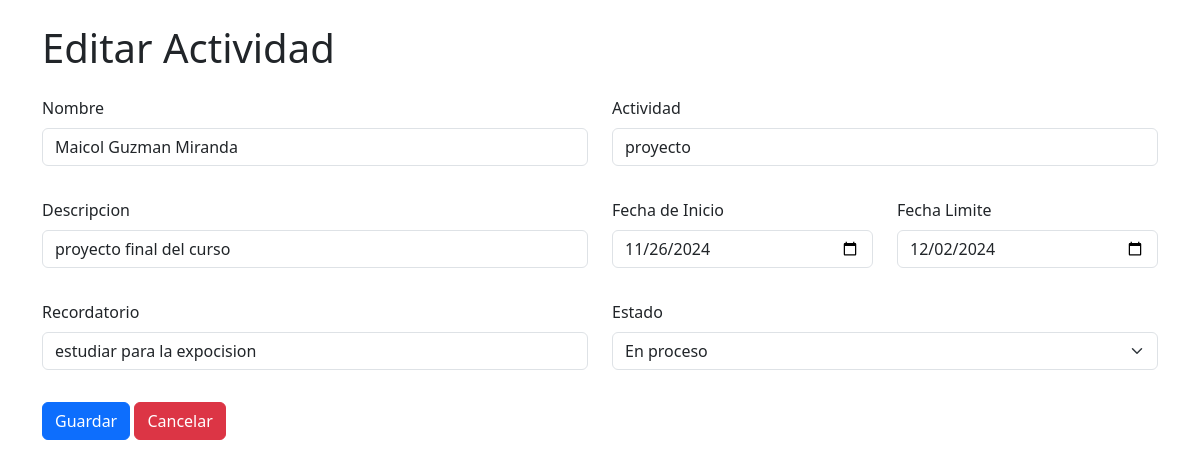
Page /operaciones/editar.php?id=5 (signed in) on the committed database.
### tables this page shows
CREATE TABLE `agenda` (
  `id` int(11) NOT NULL,
  `nombre` varchar(255) NOT NULL,
  `actividad` varchar(255) NOT NULL,
  `descripcion` varchar(255) NOT NULL,
  `fecha_inicio` date NOT NULL,
  `fecha_limite` date NOT NULL,
  `recordatorio` varchar(255) NOT NULL,
  `estado` varchar(255) NOT NULL,
  `usuario_id` int(11) NOT NULL
);

### operaciones/editar.php (the view, shortened to what this page needs)
<?php
require_once '../conexion/conexion.php';
if (isset($_GET['id']) && is_numeric($_GET['id'])) {
    $id = $_GET['id'];
    $sql = "SELECT * FROM `agenda` WHERE id = ?";
    $stmt = mysqli_prepare($conexion, $sql);
    if ($stmt) {
        mysqli_stmt_bind_param($stmt, "i", $id);
        mysqli_stmt_execute($stmt);
        $resultado = mysqli_stmt_get_result($stmt);
        $datosActividad = mysqli_fetch_assoc($resultado);
    } else {
        die("Error en la preparación de la consulta: " . mysqli_error($conexion));
    }
}
?>
    <!DOCTYPE html>
    <html lang="en">
    <head>
        <link href="https://cdn.jsdelivr.net/npm/bootstrap@5.3.3/dist/css/bootstrap.min.css" rel="stylesheet">
    </head>
    <body>
        <div class="container mt-4">
            <div class="card-body">
                <h1>Editar Actividad</h1>
                <form action="" method="post">
                    <div class="row">
                        <div class="mb-3 mt-3 col-6">
                            <label for="" class="form-label">Nombre </label>
                            <input type="text" class="form-control" name="nombre" id="nombre" value="<?php echo $datosActividad['nombre']; ?>">
                        </div>
                        <div class="mb-3 mt-3 col-6">
                            <label for="" class="form-label">Actividad</label>
                            <input type="text" class="form-control" name="actividad" id="actividad" value="<?php echo $datosActividad['actividad']; ?>">
                        </div>
                    </div>
                    <div class="row">
                        <div class="mb-3 mt-3 col-6">
                            <label for="" class="form-label">Descripcion</label>
                            <input type="text" class="form-control" name="descripcion" id="descripcion" value="<?php echo $datosActividad['descripcion']; ?>">
                        </div>
                        <div class="mb-3 mt-3 col-3">
                            <label for="" class="form-label">Fecha de Inicio</label>
                            <input type="date" class="form-control" name="fecha_inicio" id="fecha_inicio" value="<?php echo $datosActividad['fecha_inicio']; ?>">
                        </div>
                        <div class="mb-3 mt-3 col-3">
                            <label for="" class="form-label">Fecha Limite</label>
                            <input type="date" class="form-control" name="fecha_limite" id="fecha_limite" value="<?php echo $datosActividad['fecha_limite']; ?>">
                        </div>
                    </div>
                    <div class="row">
                        <div class="mb-3 mt-3 col-6">
                            <label for="" class="form-label">Recordatorio</label>
                            <input type="text" class="form-control" name="recordatorio" id="recordatorio" value="<?php echo $datosActividad['recordatorio']; ?>">
                        </div>
                        <div class="mb-3 mt-3 col-6">
                            <label for="" class="form-label">Estado</label><br>
                            <select class="form-select" name="estado" id="estado">
                                <option value="en proceso" <?php echo ($datosActividad['estado'] == 'en proceso') ? 'selected' : ''; ?>>En proceso</option>
                            </select>
                        </div>
                    </div>
                    <div class="row">
                        <div class="mb-3 mt-3 col-6">
                            <input type="submit" class="btn btn-primary" value="Guardar">
                            <a href="inicio.php" class="btn btn-danger">Cancelar</a>
                        </div>
                    </div>
                </form>
            </div>
        </div>
    </body>
    </html>

### rows in the picture
agenda: nombre "Maicol Guzman Miranda", actividad "proyecto", descripcion "proyecto final del curso", fecha_inicio "11/26/2024", fecha_limite "12/02/2024", recordatorio "estudiar para la expocision", estado "En proceso"
